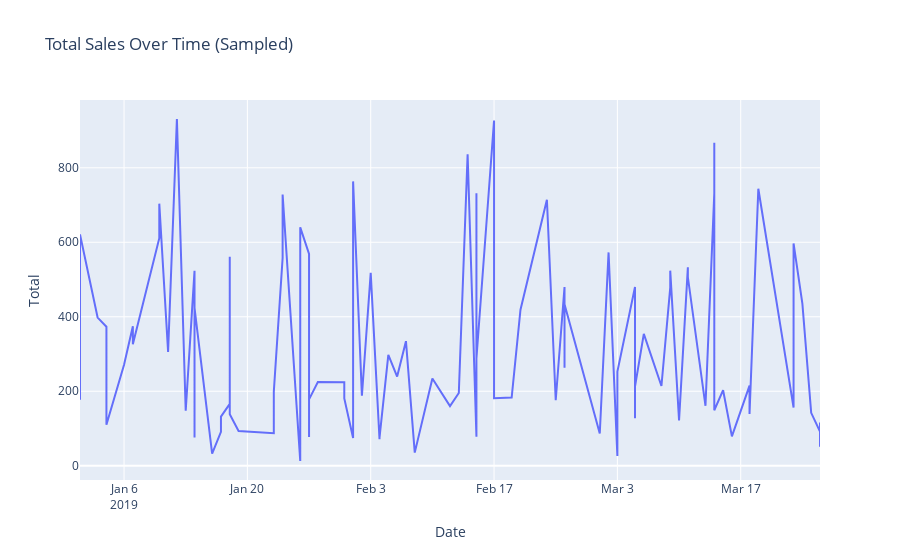

This figure's notebook cell:
### Code cell
##Difficult

import plotly.express as px
# Monkey patch for pandas >= 2.0 compatibility with plotly
if not hasattr(pd.DataFrame, "iteritems"):
    pd.DataFrame.iteritems = pd.DataFrame.items

# Sample 100 rows but keep all columns
df1 = df.sample(n=100).copy()

# Convert 'Date' to datetime for proper plotting
df1["Date"] = pd.to_datetime(df1["Date"])

# Sort by date for a nice line chart
df1 = df1.sort_values("Date")

# Plot line chart
fig = px.line(df1, x="Date", y="Total", title="Total Sales Over Time (Sampled)")
fig.show()
